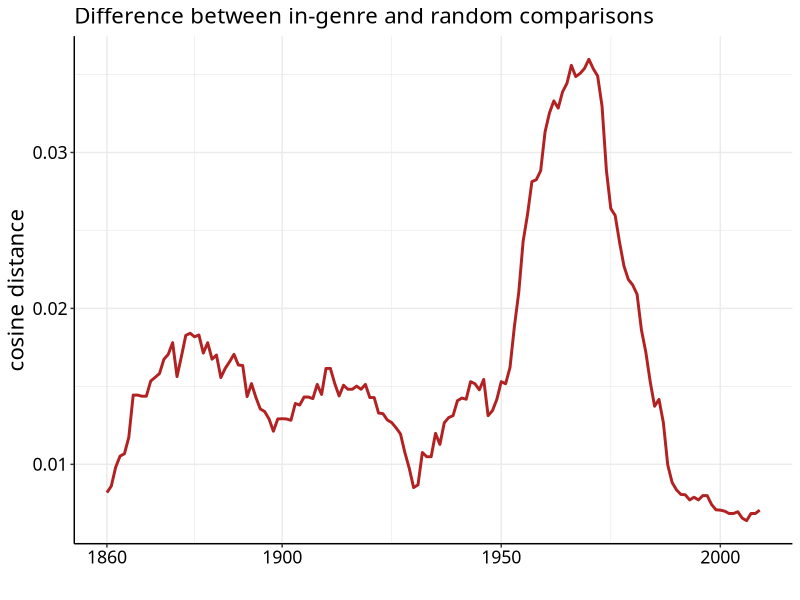
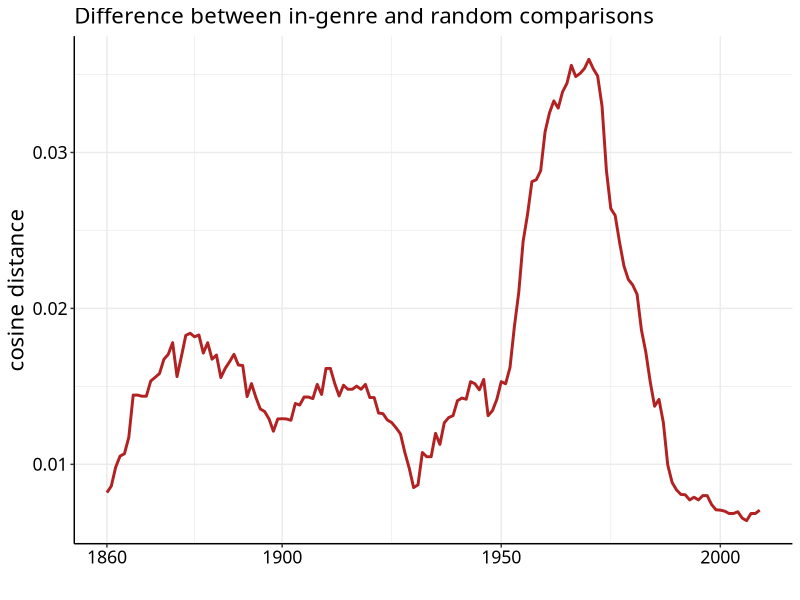

These figures' R source, in order:
# Plots the difference between in-genre comparisons and comparisons
# to a random sample of volumes identified as fiction.

library(ggplot2)
data <- read.csv('loc_results.tsv', sep = '\t')

dates = c()
diffs = c()

for (i in 1860:2009) {
  thesediffs = data$fullrandomdiff[data$meandate > i - 10 & data$meandate < i + 10]
  diffs = c(diffs, median(thesediffs))
  dates = c(dates, i)
}

df <- data.frame(meandate = dates, diff = diffs)

p <- ggplot(df, aes(x = meandate, y = diff)) + 
  geom_line(color = 'firebrick', size = 1) +
  theme_bw() + ggtitle('Difference between in-genre and random comparisons') +
  scale_x_continuous("", breaks = c(1860, 1900, 1950, 2000)) +
  scale_y_continuous('cosine distance') +
  theme(text = element_text(size = 16, family = "Avenir Next Medium"), panel.border = element_blank()) +
  theme(axis.line = element_line(color = 'black'),
        axis.text = element_text(color = 'black'),
        plot.title = element_text(size = 16),
        legend.position = 'none')

tiff("fullrandomdiffs.tiff", height = 6, width = 9, units = 'in', res=400)
plot(p)
dev.off()
plot(p)